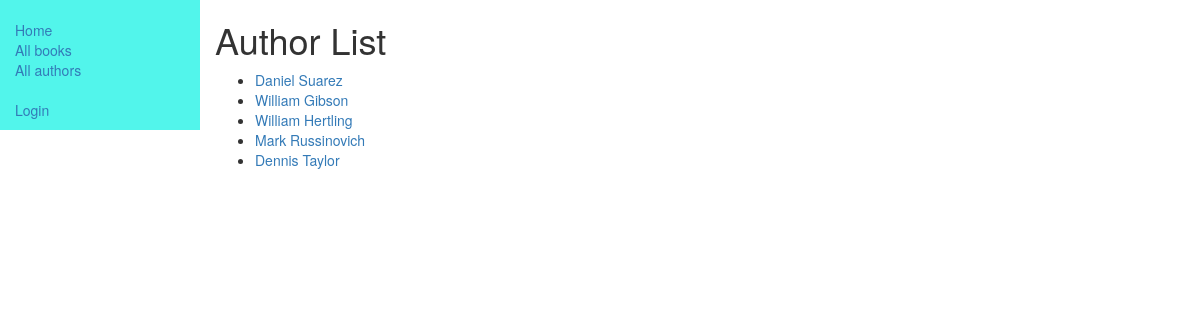
Screenshot of /catalog/authors/ with the database file from the repository.
### catalog/models.py (models this page shows, shortened)
class Author(models.Model):
    first_name = models.CharField(max_length=100, help_text="Author's First Name")
    last_name = models.CharField(max_length=100, help_text="Author's Last Name")
    date_of_birth = models.DateField(null=True, blank=True)
    date_of_death = models.DateField('Died', null=True, blank=True)
    def get_absolute_url(self):
        return reverse ('author-detail', args=[str(self.id)])

### catalog/views.py (the view)
class AuthorListView(generic.ListView):
    model = Author
    def get_context_data(self, **kwargs):
        context = super(AuthorListView, self).get_context_data(**kwargs)
        context['page_title'] = 'Author List'
        return context

### catalog/templates/catalog/author_list.html (shortened to what this page needs)
{% extends "base.html" %}
{% block content %}
<h1>Author List</h1>
   {% if author_list %}
   <ul>
     {% for author in author_list %}
     <li>
       <a href="{{ author.get_absolute_url }}">{{ author.first_name }} {{author.last_name}}</a>
     </li>
     {% endfor %}
   </ul>
   {% else %}
     <p>There are no Auhors in our records.</p>
   {% endif %}
{% endblock content %}

### rows the page displays
Author: first_name "Daniel", last_name "Suarez"
Author: first_name "William", last_name "Gibson"
Author: first_name "William", last_name "Hertling"
Author: first_name "Mark", last_name "Russinovich"
Author: first_name "Dennis", last_name "Taylor"
